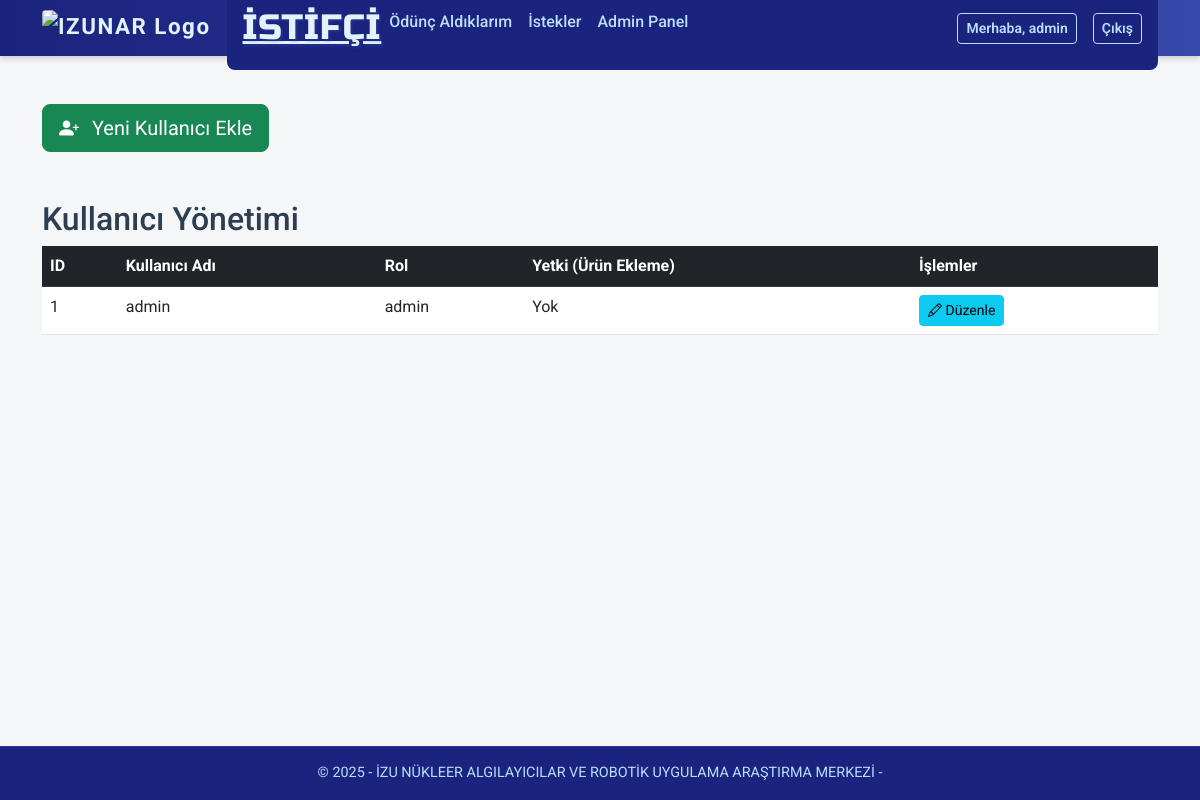
The app's page /admin/users (signed in) with its own data.
### models.py (models this page shows, shortened)
class User(db.Model, UserMixin):
    id = db.Column(db.Integer, primary_key=True)
    username = db.Column(db.String(64), unique=True, nullable=False)
    password_hash = db.Column(db.String(128), nullable=False)
    role = db.Column(db.String(20), default='user')  # 'admin' ya da 'user'
    can_add_product = db.Column(db.Boolean, default=False)
    can_delete_product = db.Column(db.Boolean, default=False)
    def is_admin(self):
        return self.role == 'admin'

### app.py (the view)
@app.route('/admin/users')
@login_required
def manage_users():
    if not current_user.is_admin:
        abort(403)
    users = User.query.all()
    return render_template('admin/manage_users.html', users=users)

### app.py (called while the page is built)
@app.context_processor
def inject_csrf_token():
    return dict(csrf_token=generate_csrf())

@app.context_processor
def inject_timezone():
    return dict(tz=ZoneInfo("Europe/Istanbul"))

@login_manager.user_loader
def load_user(user_id):
    return User.query.get(int(user_id))

### templates/admin/manage_users.html (shortened to what this page needs)
{% extends "base.html" %}
{% block content %}
        <a href="{{ url_for('add_user') }}" class="btn btn-success btn-lg">
            <i class="bi bi-person-plus-fill me-2"></i> Yeni Kullanıcı Ekle
        </a>
    </div>
<div class="container mt-5">
    <h2>Kullanıcı Yönetimi</h2>
    <table class="table table-hover">
        <thead class="table-dark">
            <tr>
                <th>ID</th>
                <th>Kullanıcı Adı</th>
                <th>Rol</th>
                <th>Yetki (Ürün Ekleme)</th>
                <th>İşlemler</th>
            </tr>
        </thead>
        <tbody>
            {% for user in users %}
            <tr>
                <td>{{ user.id }}</td>
                <td>{{ user.username }}</td>
                <td>{{ user.role }}</td>
                <td>{{ "Var" if user.can_add_product else "Yok" }}</td>
                <td>
                    <a href="{{ url_for('edit_user', user_id=user.id) }}" class="btn btn-sm btn-info" style="display:inline-block;">
                        <i class="bi bi-pencil"></i> Düzenle
                    </a>
                </td>
            </tr>
            {% endfor %}
        </tbody>
    </table>
</div>
{% endblock %}

### templates/base.html (shortened to what this page needs)
<!DOCTYPE html>
<html lang="tr">
<head>
  <link href="https://cdn.jsdelivr.net/npm/bootstrap@5.3.0/dist/css/bootstrap.min.css" rel="stylesheet" />
  <link href="https://cdn.jsdelivr.net/npm/bootstrap-icons@1.10.5/font/bootstrap-icons.css" rel="stylesheet" />
</head>
<body>
<nav class="navbar navbar-expand-lg">
  <div class="container">
    <a class="navbar-brand" href="https://nar.izu.edu.tr/" target="_blank" rel="noopener noreferrer">
      <img src="https://nar.izu.edu.tr/assets/nar_logo_lowres.png" alt="IZUNAR Logo" />
    </a>
    <div class="collapse navbar-collapse" id="navbarContent">
      <ul class="navbar-nav me-auto mb-2 mb-lg-0">
        <li class="nav-item">
          <a class="modern-title" href="{{ url_for('index') }}">İSTİFÇİ</a>
        </li>
        {% if current_user.is_authenticated %}
        <li class="nav-item">
          <a class="nav-link" href="{{ url_for('my_borrowed') }}">Ödünç Aldıklarım</a>
        </li>
        <li class="nav-item">
          <a class="nav-link" href="{{ url_for('requests') }}">İstekler</a>
        </li>
        {% if current_user.is_admin() %}
        <li class="nav-item">
          <a class="nav-link" href="{{ url_for('admin_dashboard') }}">Admin Panel</a>
        </li>
        {% endif %}
        {% endif %}
      </ul>
      <div class="d-flex align-items-center gap-2">
        {% if current_user.is_authenticated %}
        <a class="btn btn-outline-light btn-sm me-2" href="{{ url_for('change_password') }}">
          Merhaba, {{ current_user.username }}
        </a>
        <a class="btn btn-outline-light btn-sm" href="{{ url_for('logout') }}">Çıkış</a>
        {% else %}
        <a class="btn btn-outline-light btn-sm" href="{{ url_for('login') }}">Giriş</a>
        <a class="btn btn-outline-light btn-sm" href="{{ url_for('register') }}">Kayıt Ol</a>
        {% endif %}
      </div>
    </div>
  </div>
</nav>
<div class="container mt-4">
  {% block content %}{% endblock %}
<footer>
  &copy; {{ current_year or "2025" }} - İZU NÜKLEER ALGILAYICILAR VE ROBOTİK UYGULAMA ARAŞTIRMA MERKEZİ -
</footer>
</body>
</html>

### templates/base.html (style rules this page uses)
.modern-title { font-family: 'Russo One', sans-serif; font-size: 2.2rem; letter-spacing: 1px; color: #e3f2fd; text-shadow: 2px 2px 3px #3949ab66; text-transform: uppercase; }
body { font-family: 'Roboto', sans-serif; background-color: #f4f6f8; color: #2c3e50; padding-top: 56px; margin-bottom: 3.5rem; }
.navbar { position: fixed; top: 0; left: 0; right: 0; height: 56px; background: linear-gradient(90deg, #1a237e 0%, #3949ab 100%); box-shadow: 0 2px 6px rgba(0, 0, 0, 0.2); transition: top 0.3s ease; z-index: 1030; }
.navbar-brand { display: flex; align-items: center; gap: 0.5rem; font-weight: 700; font-size: 1.4rem; letter-spacing: 1.5px; color: #e3f2fd !important; }
.navbar-brand img { height: 36px; width: auto; border-radius: 4px; }
.navbar-nav .nav-link { color: #bbdefb !important; font-weight: 500; transition: color 0.3s ease; }
.btn-outline-light { border-color: #bbdefb; color: #bbdefb; font-weight: 600; transition: all 0.3s ease; }
footer { position: fixed; bottom: 0; left: 0; right: 0; background-color: #1a237e; color: #bbdefb; padding: 1rem 0; text-align: center; font-size: 0.9rem; box-shadow: inset 0 1px 0 rgba(255, 255, 255, 0.1); white-space: nowrap; overflow: hidden; text-overflow: ellipsis; z-index: 1020; }
.navbar-collapse { background-color: #1a237e !important; border-radius: 0.5rem; padding: 1rem; animation: slideIn 0.4s ease forwards; }

### records on screen
User: username "admin", id "1", role "admin", can_add_product "Yok"

### other values on screen
{{ current_year or "2025" }} "2025"
